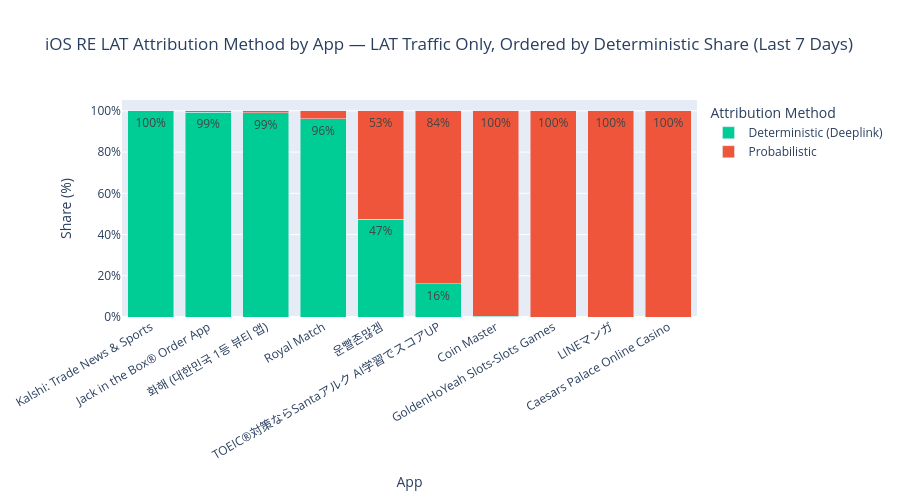

Notebook cell for this chart:
### Code cell
# Stacked bar: attribution method share per app, ordered by deterministic share (highest → lowest)
app_order = (
    det.sort_values('det_share_pct', ascending=False)['label'].tolist()
)

fig_bundle = px.bar(
    df_2b,
    x='label', y='share_pct',
    color='classification',
    color_discrete_map=color_map,
    barmode='stack',
    category_orders={'label': app_order},
    text=df_2b['share_pct'].apply(lambda x: f'{x:.0f}%' if x >= 8 else ''),
    title='iOS RE LAT Attribution Method by App — LAT Traffic Only, Ordered by Deterministic Share (Last 7 Days)',
    labels={'share_pct': 'Share (%)', 'label': 'App', 'classification': 'Attribution Method'},
    hover_data={'bundle': True},
)
fig_bundle.update_layout(height=500, yaxis_ticksuffix='%', xaxis_tickangle=-30)
fig_bundle.show()
fig_bundle.write_image(os.path.join(CHART_DIR, 're_lat_ios_attribution_by_bundle.png'), scale=2)

### Figure 1 — Plotly figure (JSON) as saved in the notebook; plotly's stock layout.template omitted (floating-point values rounded to 4 significant figures)
{"data": [{"customdata": [["id6482291732"], ["id1283768751"], ["id1482155847"], ["id1632713844"], ["id406889139"], ["id940056100"], ["id1148006701"]], "hovertemplate": "Attribution Method=Deterministic (Deeplink)<br>App=%{x}<br>Share (%)=%{y}<br>text=%{text}<br>bundle=%{customdata[0]}<extra></extra>", "legendgroup": "Deterministic (Deeplink)", "marker": {"color": "#00CC96", "pattern": {"shape": ""}}, "name": "Deterministic (Deeplink)", "orientation": "v", "showlegend": true, "text": ["47%", "99%", "96%", "100%", "", "99%", "16%"], "textposition": "auto", "type": "bar", "x": ["운빨존많겜", "Jack in the Box® Order App", "Royal Match", "Kalshi: Trade News & Sports", "Coin Master", "화해 (대한민국 1등 뷰티 앱)", "TOEIC®対策ならSantaアルク AI学習でスコアUP"], "xaxis": "x", "y": [47.41, 99.4, 96.19, 100.0, 0.35, 99.19, 16.07], "yaxis": "y"}, {"customdata": [["id6482291732"], ["id1283768751"], ["id1482155847"], ["id597088068"], ["id406889139"], ["id1020109860"], ["id940056100"], ["id1148006701"], ["id6446176419"]], "hovertemplate": "Attribution Method=Probabilistic<br>App=%{x}<br>Share (%)=%{y}<br>text=%{text}<br>bundle=%{customdata[0]}<extra></extra>", "legendgroup": "Probabilistic", "marker": {"color": "#EF553B", "pattern": {"shape": ""}}, "name": "Probabilistic", "orientation": "v", "showlegend": true, "text": ["53%", "", "", "100%", "100%", "100%", "", "84%", "100%"], "textposition": "auto", "type": "bar", "x": ["운빨존많겜", "Jack in the Box® Order App", "Royal Match", "LINEマンガ", "Coin Master", "GoldenHoYeah Slots-Slots Games", "화해 (대한민국 1등 뷰티 앱)", "TOEIC®対策ならSantaアルク AI学習でスコアUP", "Caesars Palace Online Casino"], "xaxis": "x", "y": [52.59, 0.6, 3.81, 100.0, 99.65, 100.0, 0.81, 83.93, 100.0], "yaxis": "y"}], "layout": {"barmode": "stack", "height": 500, "legend": {"title": {"text": "Attribution Method"}, "tracegroupgap": 0}, "title": {"text": "iOS RE LAT Attribution Method by App — LAT Traffic Only, Ordered by Deterministic Share (Last 7 Days)"}, "xaxis": {"anchor": "y", "categoryarray": ["Kalshi: Trade News & Sports", "Jack in the Box® Order App", "화해 (대한민국 1등 뷰티 앱)", "Royal Match", "운빨존많겜", "TOEIC®対策ならSantaアルク AI学習でスコアUP", "Coin Master", "GoldenHoYeah Slots-Slots Games", "LINEマンガ", "Caesars Palace Online Casino"], "categoryorder": "array", "domain": [0, 1], "tickangle": -30, "title": {"text": "App"}}, "yaxis": {"anchor": "x", "domain": [0, 1], "ticksuffix": "%", "title": {"text": "Share (%)"}}}}
